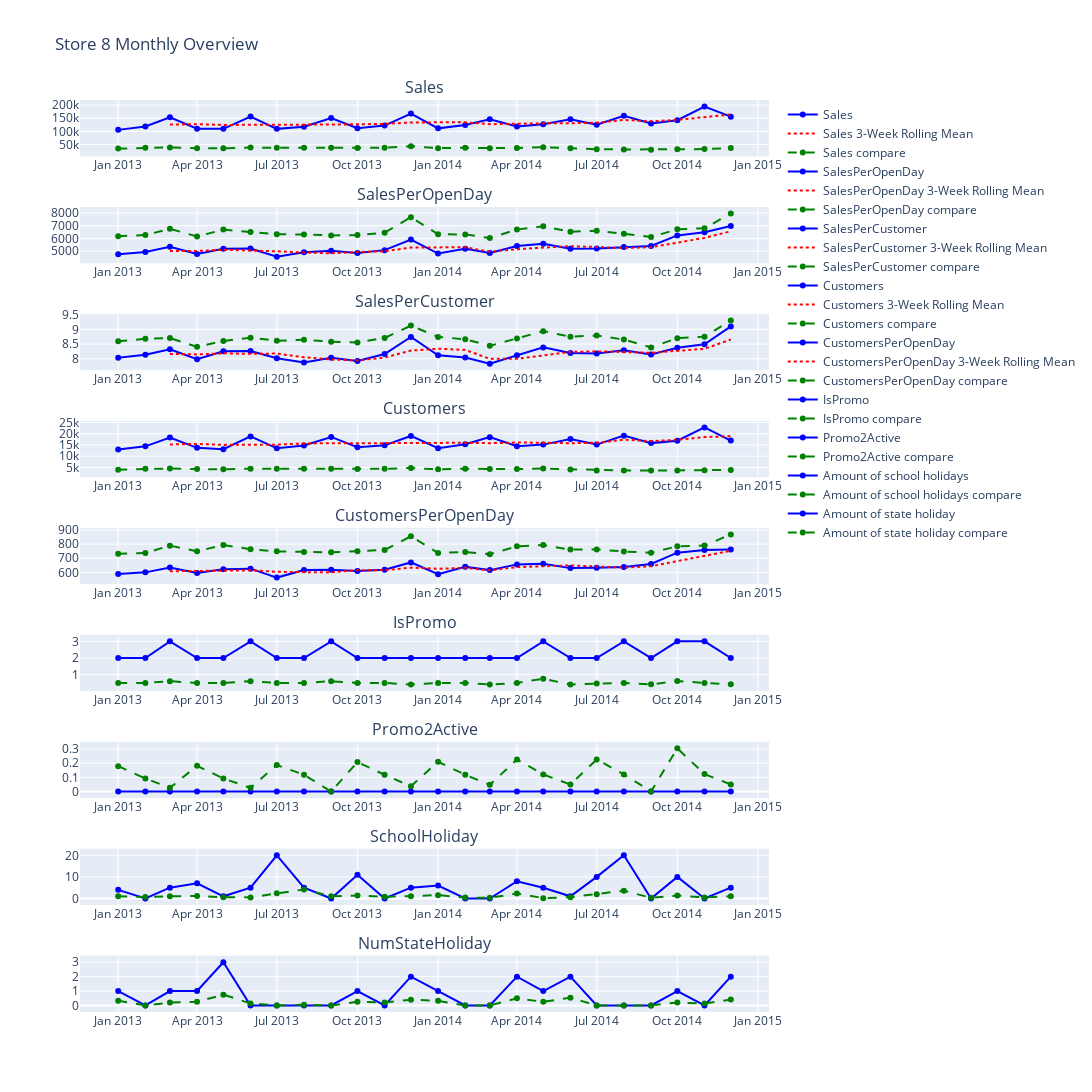

Notebook code for this chart:
### Code cell
df_store = monthly_summary_df_store

df_store_compare = df[(df['Store'] != StoreId) & (df['Date'] >= StartDate) & (df['Date'] <= EndDate) & (df['StoreType'] == StoreType) & (df['Assortment'] == Assortment)]


monthly_summary_df_store_all = df_store_compare.groupby(['Year', 'Month']).agg(
    {
        'Sales': 'mean',
        'SalesPerOpenDay': 'mean',
        'SalesPerCustomer': 'mean',
        'Customers': 'mean',
        'CustomersPerOpenDay': 'mean',
        'IsPromo': 'mean', 
        'Promo2Active': 'mean',
        'SchoolHoliday': 'mean',
        'NumStateHoliday': 'mean'
    }
).reset_index()

# Add a new 'Date' column representing the first day of each month
monthly_summary_df_store_all['Date'] = pd.to_datetime(monthly_summary_df_store_all['Year'].astype(str) + '-' + monthly_summary_df_store_all['Month'].astype(str) + '-01')

# Reorder columns
monthly_summary_df_store_all = monthly_summary_df_store_all[['Date', 'Year', 'Month', 'Sales', 'SalesPerOpenDay', 'SalesPerCustomer', 'Customers', 'CustomersPerOpenDay', 'IsPromo', 'Promo2Active', 'SchoolHoliday', 'NumStateHoliday']]
mean_df = monthly_summary_df_store_all




rolling_mean_window = 3
import warnings

# Suppress all warnings in the current cell
with warnings.catch_warnings():
	warnings.simplefilter("ignore")
	# Calculate the rolling mean for the last X Months for each column
	df_store['Sales_rolling_mean'] = df_store['Sales'].rolling(window=rolling_mean_window).mean()
	df_store['SalesPerOpenDay_rolling_mean'] = df_store['SalesPerOpenDay'].rolling(window=rolling_mean_window).mean()
	df_store['SalesPerCustomer_rolling_mean'] = df_store['SalesPerCustomer'].rolling(window=rolling_mean_window).mean()
	df_store['Customers_rolling_mean'] = df_store['Customers'].rolling(window=rolling_mean_window).mean()
	df_store['CustomersPerOpenDay_rolling_mean'] = df_store['CustomersPerOpenDay'].rolling(window=rolling_mean_window).mean()

# Create a subplot grid
fig = make_subplots(rows=9, cols=1, subplot_titles=('Sales', 'SalesPerOpenDay', 'SalesPerCustomer', 'Customers', 'CustomersPerOpenDay', 'IsPromo', 'Promo2Active', 'SchoolHoliday', 'NumStateHoliday'))

# Add the original and rolling mean plots to the subplot grid
# Sales
fig.add_trace(go.Scatter(x=df_store['Date'], y=df_store['Sales'], mode='lines+markers', name='Sales', line=dict(color='blue')), row=1, col=1)
fig.add_trace(go.Scatter(x=df_store['Date'], y=df_store['Sales_rolling_mean'], mode='lines', name=f'Sales {rolling_mean_window}-Month Rolling Mean', line=dict(dash='dot', color='red')), row=1, col=1)
fig.add_trace(go.Scatter(x=mean_df['Date'], y=mean_df['Sales'], mode='lines+markers', name='Sales compare', line=dict(dash='dash', color='green')), row=1, col=1)

# SalesPerOpenDay
fig.add_trace(go.Scatter(x=df_store['Date'], y=df_store['SalesPerOpenDay'], mode='lines+markers', name='SalesPerOpenDay', line=dict(color='blue')), row=2, col=1)
fig.add_trace(go.Scatter(x=df_store['Date'], y=df_store['SalesPerOpenDay_rolling_mean'], mode='lines', name=f'SalesPerOpenDay {rolling_mean_window}-Month Rolling Mean', line=dict(dash='dot', color='red')), row=2, col=1)
fig.add_trace(go.Scatter(x=mean_df['Date'], y=mean_df['SalesPerOpenDay'], mode='lines+markers', name='SalesPerOpenDay compare', line=dict(dash='dash', color='green')), row=2, col=1)

# SalesPerCustomer
fig.add_trace(go.Scatter(x=df_store['Date'], y=df_store['SalesPerCustomer'], mode='lines+markers', name='SalesPerCustomer', line=dict(color='blue')), row=3, col=1)
fig.add_trace(go.Scatter(x=df_store['Date'], y=df_store['SalesPerCustomer_rolling_mean'], mode='lines', name=f'SalesPerCustomer {rolling_mean_window}-Month Rolling Mean', line=dict(dash='dot', color='red')), row=3, col=1)
fig.add_trace(go.Scatter(x=mean_df['Date'], y=mean_df['SalesPerCustomer'], mode='lines+markers', name='SalesPerCustomer compare', line=dict(dash='dash', color='green')), row=3, col=1)

# Customers
fig.add_trace(go.Scatter(x=df_store['Date'], y=df_store['Customers'], mode='lines+markers', name='Customers', line=dict(color='blue')), row=4, col=1)
fig.add_trace(go.Scatter(x=df_store['Date'], y=df_store['Customers_rolling_mean'], mode='lines', name=f'Customers {rolling_mean_window}-Month Rolling Mean', line=dict(dash='dot', color='red')), row=4, col=1)
fig.add_trace(go.Scatter(x=mean_df['Date'], y=mean_df['Customers'], mode='lines+markers', name='Customers compare', line=dict(dash='dash', color='green')), row=4, col=1)

# CustomersPerOpenDay
fig.add_trace(go.Scatter(x=df_store['Date'], y=df_store['CustomersPerOpenDay'], mode='lines+markers', name='CustomersPerOpenDay', line=dict(color='blue')), row=5, col=1)
fig.add_trace(go.Scatter(x=df_store['Date'], y=df_store['CustomersPerOpenDay_rolling_mean'], mode='lines', name=f'CustomersPerOpenDay {rolling_mean_window}-Month Rolling Mean', line=dict(dash='dot', color='red')), row=5, col=1)
fig.add_trace(go.Scatter(x=mean_df['Date'], y=mean_df['CustomersPerOpenDay'], mode='lines+markers', name='CustomersPerOpenDay compare', line=dict(dash='dash', color='green')), row=5, col=1)

# IsPromo
fig.add_trace(go.Scatter(x=df_store['Date'], y=df_store['IsPromo'], mode='lines+markers', name='IsPromo', line=dict(color='blue')), row=6, col=1)
fig.add_trace(go.Scatter(x=mean_df['Date'], y=mean_df['IsPromo'], mode='lines+markers', name='IsPromo compare', line=dict(dash='dash', color='green')), row=6, col=1)

# Promo2Active
fig.add_trace(go.Scatter(x=df_store['Date'], y=df_store['Promo2Active'], mode='lines+markers', name='Promo2Active', line=dict(color='blue')), row=7, col=1)
fig.add_trace(go.Scatter(x=mean_df['Date'], y=mean_df['Promo2Active'], mode='lines+markers', name='Promo2Active compare', line=dict(dash='dash', color='green')), row=7, col=1)

# SchoolHoliday
fig.add_trace(go.Scatter(x=df_store['Date'], y=df_store['SchoolHoliday'], mode='lines+markers', name='Amount of school holidays', line=dict(color='blue')), row=8, col=1)
fig.add_trace(go.Scatter(x=mean_df['Date'], y=mean_df['SchoolHoliday'], mode='lines+markers', name='Amount of school holidays compare', line=dict(dash='dash', color='green')), row=8, col=1)

# NumStateHoliday
fig.add_trace(go.Scatter(x=df_store['Date'], y=df_store['NumStateHoliday'], mode='lines+markers', name='Amount of state holiday', line=dict(color='blue')), row=9, col=1)
fig.add_trace(go.Scatter(x=mean_df['Date'], y=mean_df['NumStateHoliday'], mode='lines+markers', name='Amount of state holiday compare', line=dict(dash='dash', color='green')), row=9, col=1)

# Update layout (set layout properties and show the legend)
fig.update_layout(height=1800, width=1400, title_text=f"Store {StoreId} Monthly Overview", showlegend=True)

# Show the figure
fig.show()

### Figure 1 — Plotly figure (JSON) as saved in the notebook; plotly's stock layout.template omitted (floating-point values rounded to 4 significant figures)
{"data": [{"line": {"color": "blue"}, "mode": "lines+markers", "name": "Sales", "type": "scatter", "x": ["2013-01-01T00:00:00", "2013-02-01T00:00:00", "2013-03-01T00:00:00", "2013-04-01T00:00:00", "2013-05-01T00:00:00", "2013-06-01T00:00:00", "2013-07-01T00:00:00", "2013-08-01T00:00:00", "2013-09-01T00:00:00", "2013-10-01T00:00:00", "2013-11-01T00:00:00", "2013-12-01T00:00:00", "2014-01-01T00:00:00", "2014-02-01T00:00:00", "2014-03-01T00:00:00", "2014-04-01T00:00:00", "2014-05-01T00:00:00", "2014-06-01T00:00:00", "2014-07-01T00:00:00", "2014-08-01T00:00:00", "2014-09-01T00:00:00", "2014-10-01T00:00:00", "2014-11-01T00:00:00", "2014-12-01T00:00:00"], "xaxis": "x", "y": [105670, 118482, 153377, 110359, 109766, 156291, 109496, 117763, 150759, 112108, 121902, 167861, 111448, 124434, 145886, 118790, 127403, 146246, 125193, 159518, 129691, 142348, 194476, 156122], "yaxis": "y"}, {"line": {"color": "red", "dash": "dot"}, "mode": "lines", "name": "Sales 3-Week Rolling Mean", "type": "scatter", "x": ["2013-01-01T00:00:00", "2013-02-01T00:00:00", "2013-03-01T00:00:00", "2013-04-01T00:00:00", "2013-05-01T00:00:00", "2013-06-01T00:00:00", "2013-07-01T00:00:00", "2013-08-01T00:00:00", "2013-09-01T00:00:00", "2013-10-01T00:00:00", "2013-11-01T00:00:00", "2013-12-01T00:00:00", "2014-01-01T00:00:00", "2014-02-01T00:00:00", "2014-03-01T00:00:00", "2014-04-01T00:00:00", "2014-05-01T00:00:00", "2014-06-01T00:00:00", "2014-07-01T00:00:00", "2014-08-01T00:00:00", "2014-09-01T00:00:00", "2014-10-01T00:00:00", "2014-11-01T00:00:00", "2014-12-01T00:00:00"], "xaxis": "x", "y": [null, null, 125843, 127406, 124500.0, 125472, 125200.0, 127850, 126006, 126900.0, 128300.0, 133957, 133737, 134581, 127256, 129700.0, 130693, 130813, 132900.0, 143700.0, 138134, 143900.0, 155505, 164300.0], "yaxis": "y"}, {"line": {"color": "green", "dash": "dash"}, "mode": "lines+markers", "name": "Sales compare", "type": "scatter", "x": ["2013-01-01T00:00:00", "2013-02-01T00:00:00", "2013-03-01T00:00:00", "2013-04-01T00:00:00", "2013-05-01T00:00:00", "2013-06-01T00:00:00", "2013-07-01T00:00:00", "2013-08-01T00:00:00", "2013-09-01T00:00:00", "2013-10-01T00:00:00", "2013-11-01T00:00:00", "2013-12-01T00:00:00", "2014-01-01T00:00:00", "2014-02-01T00:00:00", "2014-03-01T00:00:00", "2014-04-01T00:00:00", "2014-05-01T00:00:00", "2014-06-01T00:00:00", "2014-07-01T00:00:00", "2014-08-01T00:00:00", "2014-09-01T00:00:00", "2014-10-01T00:00:00", "2014-11-01T00:00:00", "2014-12-01T00:00:00"], "xaxis": "x", "y": [34320.0, 37540.0, 38870.0, 35510.0, 35260.0, 38020.0, 37800.0, 37410.0, 37300.0, 36100.0, 37520.0, 43330.0, 35910.0, 37890.0, 35910.0, 36760.0, 39590.0, 35630.0, 31770.0, 31220.0, 29960.0, 31460.0, 32800.0, 36170.0], "yaxis": "y"}, {"line": {"color": "blue"}, "mode": "lines+markers", "name": "SalesPerOpenDay", "type": "scatter", "x": ["2013-01-01T00:00:00", "2013-02-01T00:00:00", "2013-03-01T00:00:00", "2013-04-01T00:00:00", "2013-05-01T00:00:00", "2013-06-01T00:00:00", "2013-07-01T00:00:00", "2013-08-01T00:00:00", "2013-09-01T00:00:00", "2013-10-01T00:00:00", "2013-11-01T00:00:00", "2013-12-01T00:00:00", "2014-01-01T00:00:00", "2014-02-01T00:00:00", "2014-03-01T00:00:00", "2014-04-01T00:00:00", "2014-05-01T00:00:00", "2014-06-01T00:00:00", "2014-07-01T00:00:00", "2014-08-01T00:00:00", "2014-09-01T00:00:00", "2014-10-01T00:00:00", "2014-11-01T00:00:00", "2014-12-01T00:00:00"], "xaxis": "x2", "y": [4750.0, 4937.0, 5338.0, 4775.0, 5191.0, 5210.0, 4562.0, 4907.0, 5025.0, 4860.0, 5079.0, 5917.0, 4811.0, 5185.0, 4863.0, 5404.0, 5576.0, 5190.0, 5216.0, 5317.0, 5404.0, 6239.0, 6483.0, 6979.0], "yaxis": "y2"}, {"line": {"color": "red", "dash": "dot"}, "mode": "lines", "name": "SalesPerOpenDay 3-Week Rolling Mean", "type": "scatter", "x": ["2013-01-01T00:00:00", "2013-02-01T00:00:00", "2013-03-01T00:00:00", "2013-04-01T00:00:00", "2013-05-01T00:00:00", "2013-06-01T00:00:00", "2013-07-01T00:00:00", "2013-08-01T00:00:00", "2013-09-01T00:00:00", "2013-10-01T00:00:00", "2013-11-01T00:00:00", "2013-12-01T00:00:00", "2014-01-01T00:00:00", "2014-02-01T00:00:00", "2014-03-01T00:00:00", "2014-04-01T00:00:00", "2014-05-01T00:00:00", "2014-06-01T00:00:00", "2014-07-01T00:00:00", "2014-08-01T00:00:00", "2014-09-01T00:00:00", "2014-10-01T00:00:00", "2014-11-01T00:00:00", "2014-12-01T00:00:00"], "xaxis": "x2", "y": [null, null, 5008.0, 5016.0, 5101.0, 5058.0, 4988.0, 4893.0, 4831.0, 4931.0, 4988.0, 5286.0, 5269.0, 5304.0, 4953.0, 5150.0, 5281.0, 5390.0, 5327.0, 5241.0, 5312.0, 5653.0, 6042.0, 6567.0], "yaxis": "y2"}, {"line": {"color": "green", "dash": "dash"}, "mode": "lines+markers", "name": "SalesPerOpenDay compare", "type": "scatter", "x": ["2013-01-01T00:00:00", "2013-02-01T00:00:00", "2013-03-01T00:00:00", "2013-04-01T00:00:00", "2013-05-01T00:00:00", "2013-06-01T00:00:00", "2013-07-01T00:00:00", "2013-08-01T00:00:00", "2013-09-01T00:00:00", "2013-10-01T00:00:00", "2013-11-01T00:00:00", "2013-12-01T00:00:00", "2014-01-01T00:00:00", "2014-02-01T00:00:00", "2014-03-01T00:00:00", "2014-04-01T00:00:00", "2014-05-01T00:00:00", "2014-06-01T00:00:00", "2014-07-01T00:00:00", "2014-08-01T00:00:00", "2014-09-01T00:00:00", "2014-10-01T00:00:00", "2014-11-01T00:00:00", "2014-12-01T00:00:00"], "xaxis": "x2", "y": [6182.0, 6267.0, 6760.0, 6156.0, 6696.0, 6511.0, 6332.0, 6315.0, 6236.0, 6270.0, 6452.0, 7678.0, 6333.0, 6315.0, 6033.0, 6701.0, 6953.0, 6528.0, 6610.0, 6366.0, 6115.0, 6720.0, 6799.0, 7963.0], "yaxis": "y2"}, {"line": {"color": "blue"}, "mode": "lines+markers", "name": "SalesPerCustomer", "type": "scatter", "x": ["2013-01-01T00:00:00", "2013-02-01T00:00:00", "2013-03-01T00:00:00", "2013-04-01T00:00:00", "2013-05-01T00:00:00", "2013-06-01T00:00:00", "2013-07-01T00:00:00", "2013-08-01T00:00:00", "2013-09-01T00:00:00", "2013-10-01T00:00:00", "2013-11-01T00:00:00", "2013-12-01T00:00:00", "2014-01-01T00:00:00", "2014-02-01T00:00:00", "2014-03-01T00:00:00", "2014-04-01T00:00:00", "2014-05-01T00:00:00", "2014-06-01T00:00:00", "2014-07-01T00:00:00", "2014-08-01T00:00:00", "2014-09-01T00:00:00", "2014-10-01T00:00:00", "2014-11-01T00:00:00", "2014-12-01T00:00:00"], "xaxis": "x3", "y": [8.033, 8.14, 8.323, 7.985, 8.254, 8.264, 8.018, 7.875, 8.034, 7.927, 8.164, 8.745, 8.12, 8.046, 7.835, 8.12, 8.389, 8.195, 8.178, 8.288, 8.15, 8.378, 8.491, 9.101], "yaxis": "y3"}, {"line": {"color": "red", "dash": "dot"}, "mode": "lines", "name": "SalesPerCustomer 3-Week Rolling Mean", "type": "scatter", "x": ["2013-01-01T00:00:00", "2013-02-01T00:00:00", "2013-03-01T00:00:00", "2013-04-01T00:00:00", "2013-05-01T00:00:00", "2013-06-01T00:00:00", "2013-07-01T00:00:00", "2013-08-01T00:00:00", "2013-09-01T00:00:00", "2013-10-01T00:00:00", "2013-11-01T00:00:00", "2013-12-01T00:00:00", "2014-01-01T00:00:00", "2014-02-01T00:00:00", "2014-03-01T00:00:00", "2014-04-01T00:00:00", "2014-05-01T00:00:00", "2014-06-01T00:00:00", "2014-07-01T00:00:00", "2014-08-01T00:00:00", "2014-09-01T00:00:00", "2014-10-01T00:00:00", "2014-11-01T00:00:00", "2014-12-01T00:00:00"], "xaxis": "x3", "y": [null, null, 8.165, 8.149, 8.187, 8.168, 8.179, 8.052, 7.976, 7.945, 8.042, 8.279, 8.343, 8.303, 8.0, 8.0, 8.115, 8.235, 8.254, 8.22, 8.205, 8.272, 8.34, 8.657], "yaxis": "y3"}, {"line": {"color": "green", "dash": "dash"}, "mode": "lines+markers", "name": "SalesPerCustomer compare", "type": "scatter", "x": ["2013-01-01T00:00:00", "2013-02-01T00:00:00", "2013-03-01T00:00:00", "2013-04-01T00:00:00", "2013-05-01T00:00:00", "2013-06-01T00:00:00", "2013-07-01T00:00:00", "2013-08-01T00:00:00", "2013-09-01T00:00:00", "2013-10-01T00:00:00", "2013-11-01T00:00:00", "2013-12-01T00:00:00", "2014-01-01T00:00:00", "2014-02-01T00:00:00", "2014-03-01T00:00:00", "2014-04-01T00:00:00", "2014-05-01T00:00:00", "2014-06-01T00:00:00", "2014-07-01T00:00:00", "2014-08-01T00:00:00", "2014-09-01T00:00:00", "2014-10-01T00:00:00", "2014-11-01T00:00:00", "2014-12-01T00:00:00"], "xaxis": "x3", "y": [8.597, 8.679, 8.708, 8.407, 8.607, 8.719, 8.616, 8.646, 8.582, 8.556, 8.709, 9.13, 8.744, 8.665, 8.441, 8.69, 8.941, 8.753, 8.793, 8.655, 8.387, 8.703, 8.752, 9.304], "yaxis": "y3"}, {"line": {"color": "blue"}, "mode": "lines+markers", "name": "Customers", "type": "scatter", "x": ["2013-01-01T00:00:00", "2013-02-01T00:00:00", "2013-03-01T00:00:00", "2013-04-01T00:00:00", "2013-05-01T00:00:00", "2013-06-01T00:00:00", "2013-07-01T00:00:00", "2013-08-01T00:00:00", "2013-09-01T00:00:00", "2013-10-01T00:00:00", "2013-11-01T00:00:00", "2013-12-01T00:00:00", "2014-01-01T00:00:00", "2014-02-01T00:00:00", "2014-03-01T00:00:00", "2014-04-01T00:00:00", "2014-05-01T00:00:00", "2014-06-01T00:00:00", "2014-07-01T00:00:00", "2014-08-01T00:00:00", "2014-09-01T00:00:00", "2014-10-01T00:00:00", "2014-11-01T00:00:00", "2014-12-01T00:00:00"], "xaxis": "x4", "y": [13004, 14390, 18284, 13718, 13127, 18775, 13500, 14781, 18565, 14042, 14839, 19004, 13548, 15349, 18467, 14416, 15158, 17692, 15169, 19140, 15822, 16914, 22772, 16950], "yaxis": "y4"}, {"line": {"color": "red", "dash": "dot"}, "mode": "lines", "name": "Customers 3-Week Rolling Mean", "type": "scatter", "x": ["2013-01-01T00:00:00", "2013-02-01T00:00:00", "2013-03-01T00:00:00", "2013-04-01T00:00:00", "2013-05-01T00:00:00", "2013-06-01T00:00:00", "2013-07-01T00:00:00", "2013-08-01T00:00:00", "2013-09-01T00:00:00", "2013-10-01T00:00:00", "2013-11-01T00:00:00", "2013-12-01T00:00:00", "2014-01-01T00:00:00", "2014-02-01T00:00:00", "2014-03-01T00:00:00", "2014-04-01T00:00:00", "2014-05-01T00:00:00", "2014-06-01T00:00:00", "2014-07-01T00:00:00", "2014-08-01T00:00:00", "2014-09-01T00:00:00", "2014-10-01T00:00:00", "2014-11-01T00:00:00", "2014-12-01T00:00:00"], "xaxis": "x4", "y": [null, null, 15226, 15464, 15043, 15210.0, 15134, 15690.0, 15620.0, 15796, 15820.0, 15960.0, 15797, 15967, 15788, 16080.0, 16010.0, 15760.0, 16010.0, 17330.0, 16710.0, 17292, 18500.0, 18880.0], "yaxis": "y4"}, {"line": {"color": "green", "dash": "dash"}, "mode": "lines+markers", "name": "Customers compare", "type": "scatter", "x": ["2013-01-01T00:00:00", "2013-02-01T00:00:00", "2013-03-01T00:00:00", "2013-04-01T00:00:00", "2013-05-01T00:00:00", "2013-06-01T00:00:00", "2013-07-01T00:00:00", "2013-08-01T00:00:00", "2013-09-01T00:00:00", "2013-10-01T00:00:00", "2013-11-01T00:00:00", "2013-12-01T00:00:00", "2014-01-01T00:00:00", "2014-02-01T00:00:00", "2014-03-01T00:00:00", "2014-04-01T00:00:00", "2014-05-01T00:00:00", "2014-06-01T00:00:00", "2014-07-01T00:00:00", "2014-08-01T00:00:00", "2014-09-01T00:00:00", "2014-10-01T00:00:00", "2014-11-01T00:00:00", "2014-12-01T00:00:00"], "xaxis": "x4", "y": [4048.0, 4410.0, 4550.0, 4312.0, 4176.0, 4471.0, 4474.0, 4419.0, 4436.0, 4312.0, 4407.0, 4812.0, 4182.0, 4461.0, 4336.0, 4302.0, 4529.0, 4154.0, 3717.0, 3670.0, 3622.0, 3685.0, 3804.0, 3934.0], "yaxis": "y4"}, {"line": {"color": "blue"}, "mode": "lines+markers", "name": "CustomersPerOpenDay", "type": "scatter", "x": ["2013-01-01T00:00:00", "2013-02-01T00:00:00", "2013-03-01T00:00:00", "2013-04-01T00:00:00", "2013-05-01T00:00:00", "2013-06-01T00:00:00", "2013-07-01T00:00:00", "2013-08-01T00:00:00", "2013-09-01T00:00:00", "2013-10-01T00:00:00", "2013-11-01T00:00:00", "2013-12-01T00:00:00", "2014-01-01T00:00:00", "2014-02-01T00:00:00", "2014-03-01T00:00:00", "2014-04-01T00:00:00", "2014-05-01T00:00:00", "2014-06-01T00:00:00", "2014-07-01T00:00:00", "2014-08-01T00:00:00", "2014-09-01T00:00:00", "2014-10-01T00:00:00", "2014-11-01T00:00:00", "2014-12-01T00:00:00"], "xaxis": "x5", "y": [587.4, 599.6, 634.3, 594.6, 621.9, 625.8, 562.5, 615.9, 618.8, 609.9, 618.3, 670.3, 586.5, 639.5, 615.6, 656.3, 661.1, 629.7, 632.0, 638, 659.2, 739.2, 759.1, 761.3], "yaxis": "y5"}, {"line": {"color": "red", "dash": "dot"}, "mode": "lines", "name": "CustomersPerOpenDay 3-Week Rolling Mean", "type": "scatter", "x": ["2013-01-01T00:00:00", "2013-02-01T00:00:00", "2013-03-01T00:00:00", "2013-04-01T00:00:00", "2013-05-01T00:00:00", "2013-06-01T00:00:00", "2013-07-01T00:00:00", "2013-08-01T00:00:00", "2013-09-01T00:00:00", "2013-10-01T00:00:00", "2013-11-01T00:00:00", "2013-12-01T00:00:00", "2014-01-01T00:00:00", "2014-02-01T00:00:00", "2014-03-01T00:00:00", "2014-04-01T00:00:00", "2014-05-01T00:00:00", "2014-06-01T00:00:00", "2014-07-01T00:00:00", "2014-08-01T00:00:00", "2014-09-01T00:00:00", "2014-10-01T00:00:00", "2014-11-01T00:00:00", "2014-12-01T00:00:00"], "xaxis": "x5", "y": [null, null, 607.1, 609.5, 616.9, 614.1, 603.4, 601.4, 599.1, 614.9, 615.7, 632.8, 625.0, 632.1, 613.9, 637.1, 644.3, 649.0, 641.0, 633.3, 643.1, 678.8, 719.2, 753.2], "yaxis": "y5"}, {"line": {"color": "green", "dash": "dash"}, "mode": "lines+markers", "name": "CustomersPerOpenDay compare", "type": "scatter", "x": ["2013-01-01T00:00:00", "2013-02-01T00:00:00", "2013-03-01T00:00:00", "2013-04-01T00:00:00", "2013-05-01T00:00:00", "2013-06-01T00:00:00", "2013-07-01T00:00:00", "2013-08-01T00:00:00", "2013-09-01T00:00:00", "2013-10-01T00:00:00", "2013-11-01T00:00:00", "2013-12-01T00:00:00", "2014-01-01T00:00:00", "2014-02-01T00:00:00", "2014-03-01T00:00:00", "2014-04-01T00:00:00", "2014-05-01T00:00:00", "2014-06-01T00:00:00", "2014-07-01T00:00:00", "2014-08-01T00:00:00", "2014-09-01T00:00:00", "2014-10-01T00:00:00", "2014-11-01T00:00:00", "2014-12-01T00:00:00"], "xaxis": "x5", "y": [732.6, 736.5, 789.4, 748.8, 794.5, 763.8, 748.7, 744.8, 741.8, 750.0, 758.4, 855.7, 737.6, 743.7, 728.7, 784.3, 793.2, 761.4, 761.8, 747.9, 738.9, 784.9, 789.9, 869.2], "yaxis": "y5"}, {"line": {"color": "blue"}, "mode": "lines+markers", "name": "IsPromo", "type": "scatter", "x": ["2013-01-01T00:00:00", "2013-02-01T00:00:00", "2013-03-01T00:00:00", "2013-04-01T00:00:00", "2013-05-01T00:00:00", "2013-06-01T00:00:00", "2013-07-01T00:00:00", "2013-08-01T00:00:00", "2013-09-01T00:00:00", "2013-10-01T00:00:00", "2013-11-01T00:00:00", "2013-12-01T00:00:00", "2014-01-01T00:00:00", "2014-02-01T00:00:00", "2014-03-01T00:00:00", "2014-04-01T00:00:00", "2014-05-01T00:00:00", "2014-06-01T00:00:00", "2014-07-01T00:00:00", "2014-08-01T00:00:00", "2014-09-01T00:00:00", "2014-10-01T00:00:00", "2014-11-01T00:00:00", "2014-12-01T00:00:00"], "xaxis": "x6", "y": [2, 2, 3, 2, 2, 3, 2, 2, 3, 2, 2, 2, 2, 2, 2, 2, 3, 2, 2, 3, 2, 3, 3, 2], "yaxis": "y6"}, {"line": {"color": "green", "dash": "dash"}, "mode": "lines+markers", "name": "IsPromo compare", "type": "scatter", "x": ["2013-01-01T00:00:00", "2013-02-01T00:00:00", "2013-03-01T00:00:00", "2013-04-01T00:00:00", "2013-05-01T00:00:00", "2013-06-01T00:00:00", "2013-07-01T00:00:00", "2013-08-01T00:00:00", "2013-09-01T00:00:00", "2013-10-01T00:00:00", "2013-11-01T00:00:00", "2013-12-01T00:00:00", "2014-01-01T00:00:00", "2014-02-01T00:00:00", "2014-03-01T00:00:00", "2014-04-01T00:00:00", "2014-05-01T00:00:00", "2014-06-01T00:00:00", "2014-07-01T00:00:00", "2014-08-01T00:00:00", "2014-09-01T00:00:00", "2014-10-01T00:00:00", "2014-11-01T00:00:00", "2014-12-01T00:00:00"], "xaxis": "x6", "y": [0.5, 0.5, 0.6, 0.5, 0.5, 0.6, 0.5, 0.5, 0.6, 0.5, 0.5, 0.4, 0.5, 0.5, 0.4, 0.5, 0.75, 0.4, 0.4553, 0.4926, 0.4105, 0.6158, 0.4926, 0.4105], "yaxis": "y6"}, {"line": {"color": "blue"}, "mode": "lines+markers", "name": "Promo2Active", "type": "scatter", "x": ["2013-01-01T00:00:00", "2013-02-01T00:00:00", "2013-03-01T00:00:00", "2013-04-01T00:00:00", "2013-05-01T00:00:00", "2013-06-01T00:00:00", "2013-07-01T00:00:00", "2013-08-01T00:00:00", "2013-09-01T00:00:00", "2013-10-01T00:00:00", "2013-11-01T00:00:00", "2013-12-01T00:00:00", "2014-01-01T00:00:00", "2014-02-01T00:00:00", "2014-03-01T00:00:00", "2014-04-01T00:00:00", "2014-05-01T00:00:00", "2014-06-01T00:00:00", "2014-07-01T00:00:00", "2014-08-01T00:00:00", "2014-09-01T00:00:00", "2014-10-01T00:00:00", "2014-11-01T00:00:00", "2014-12-01T00:00:00"], "xaxis": "x7", "y": [0, 0, 0, 0, 0, 0, 0, 0, 0, 0, 0, 0, 0, 0, 0, 0, 0, 0, 0, 0, 0, 0, 0, 0], "yaxis": "y7"}, {"line": {"color": "green", "dash": "dash"}, "mode": "lines+markers", "name": "Promo2Active compare", "type": "scatter", "x": ["2013-01-01T00:00:00", "2013-02-01T00:00:00", "2013-03-01T00:00:00", "2013-04-01T00:00:00", "2013-05-01T00:00:00", "2013-06-01T00:00:00", "2013-07-01T00:00:00", "2013-08-01T00:00:00", "2013-09-01T00:00:00", "2013-10-01T00:00:00", "2013-11-01T00:00:00", "2013-12-01T00:00:00", "2014-01-01T00:00:00", "2014-02-01T00:00:00", "2014-03-01T00:00:00", "2014-04-01T00:00:00", "2014-05-01T00:00:00", "2014-06-01T00:00:00", "2014-07-01T00:00:00", "2014-08-01T00:00:00", "2014-09-01T00:00:00", "2014-10-01T00:00:00", "2014-11-01T00:00:00", "2014-12-01T00:00:00"], "xaxis": "x7", "y": [0.1789, 0.09211, 0.02632, 0.1816, 0.09211, 0.02632, 0.1868, 0.1184, 0, 0.2079, 0.1184, 0.03684, 0.2105, 0.1184, 0.04737, 0.2263, 0.1211, 0.05, 0.2263, 0.1211, 0, 0.3053, 0.1232, 0.05], "yaxis": "y7"}, {"line": {"color": "blue"}, "mode": "lines+markers", "name": "Amount of school holidays", "type": "scatter", "x": ["2013-01-01T00:00:00", "2013-02-01T00:00:00", "2013-03-01T00:00:00", "2013-04-01T00:00:00", "2013-05-01T00:00:00", "2013-06-01T00:00:00", "2013-07-01T00:00:00", "2013-08-01T00:00:00", "2013-09-01T00:00:00", "2013-10-01T00:00:00", "2013-11-01T00:00:00", "2013-12-01T00:00:00", "2014-01-01T00:00:00", "2014-02-01T00:00:00", "2014-03-01T00:00:00", "2014-04-01T00:00:00", "2014-05-01T00:00:00", "2014-06-01T00:00:00", "2014-07-01T00:00:00", "2014-08-01T00:00:00", "2014-09-01T00:00:00", "2014-10-01T00:00:00", "2014-11-01T00:00:00", "2014-12-01T00:00:00"], "xaxis": "x8", "y": [4, 0, 5, 7, 1, 5, 20, 5, 0, 11, 0, 5, 6, 0, 0, 8, 5, 1, 10, 20, 0, 10, 0, 5], "yaxis": "y8"}, {"line": {"color": "green", "dash": "dash"}, "mode": "lines+markers", "name": "Amount of school holidays compare", "type": "scatter", "x": ["2013-01-01T00:00:00", "2013-02-01T00:00:00", "2013-03-01T00:00:00", "2013-04-01T00:00:00", "2013-05-01T00:00:00", "2013-06-01T00:00:00", "2013-07-01T00:00:00", "2013-08-01T00:00:00", "2013-09-01T00:00:00", "2013-10-01T00:00:00", "2013-11-01T00:00:00", "2013-12-01T00:00:00", "2014-01-01T00:00:00", "2014-02-01T00:00:00", "2014-03-01T00:00:00", "2014-04-01T00:00:00", "2014-05-01T00:00:00", "2014-06-01T00:00:00", "2014-07-01T00:00:00", "2014-08-01T00:00:00", "2014-09-01T00:00:00", "2014-10-01T00:00:00", "2014-11-01T00:00:00", "2014-12-01T00:00:00"], "xaxis": "x8", "y": [1.087, 0.7355, 1.008, 1.137, 0.5954, 0.4805, 2.364, 4.178, 1.033, 1.404, 0.7487, 1.046, 1.545, 0.4487, 0.2842, 2.333, 0.1375, 0.6116, 1.912, 3.576, 0.3454, 1.378, 0.4489, 1.076], "yaxis": "y8"}, {"line": {"color": "blue"}, "mode": "lines+markers", "name": "Amount of state holiday", "type": "scatter", "x": ["2013-01-01T00:00:00", "2013-02-01T00:00:00", "2013-03-01T00:00:00", "2013-04-01T00:00:00", "2013-05-01T00:00:00", "2013-06-01T00:00:00", "2013-07-01T00:00:00", "2013-08-01T00:00:00", "2013-09-01T00:00:00", "2013-10-01T00:00:00", "2013-11-01T00:00:00", "2013-12-01T00:00:00", "2014-01-01T00:00:00", "2014-02-01T00:00:00", "2014-03-01T00:00:00", "2014-04-01T00:00:00", "2014-05-01T00:00:00", "2014-06-01T00:00:00", "2014-07-01T00:00:00", "2014-08-01T00:00:00", "2014-09-01T00:00:00", "2014-10-01T00:00:00", "2014-11-01T00:00:00", "2014-12-01T00:00:00"], "xaxis": "x9", "y": [1, 0, 1, 1, 3, 0, 0, 0, 0, 1, 0, 2, 1, 0, 0, 2, 1, 2, 0, 0, 0, 1, 0, 2], "yaxis": "y9"}, {"line": {"color": "green", "dash": "dash"}, "mode": "lines+markers", "name": "Amount of state holiday compare", "type": "scatter", "x": ["2013-01-01T00:00:00", "2013-02-01T00:00:00", "2013-03-01T00:00:00", "2013-04-01T00:00:00", "2013-05-01T00:00:00", "2013-06-01T00:00:00", "2013-07-01T00:00:00", "2013-08-01T00:00:00", "2013-09-01T00:00:00", "2013-10-01T00:00:00", "2013-11-01T00:00:00", "2013-12-01T00:00:00", "2014-01-01T00:00:00", "2014-02-01T00:00:00", "2014-03-01T00:00:00", "2014-04-01T00:00:00", "2014-05-01T00:00:00", "2014-06-01T00:00:00", "2014-07-01T00:00:00", "2014-08-01T00:00:00", "2014-09-01T00:00:00", "2014-10-01T00:00:00", "2014-11-01T00:00:00", "2014-12-01T00:00:00"], "xaxis": "x9", "y": [0.3217, 0, 0.2, 0.25, 0.75, 0.14, 0, 0.04474, 0, 0.25, 0.2026, 0.4, 0.3224, 0, 0, 0.5, 0.25, 0.54, 0, 0, 0, 0.2053, 0.1263, 0.4105], "yaxis": "y9"}], "layout": {"annotations": [{"font": {"size": 16}, "showarrow": false, "text": "Sales", "x": 0.5, "xanchor": "center", "xref": "paper", "y": 1, "yanchor": "bottom", "yref": "paper"}, {"font": {"size": 16}, "showarrow": false, "text": "SalesPerOpenDay", "x": 0.5, "xanchor": "center", "xref": "paper", "y": 0.8827, "yanchor": "bottom", "yref": "paper"}, {"font": {"size": 16}, "showarrow": false, "text": "SalesPerCustomer", "x": 0.5, "xanchor": "center", "xref": "paper", "y": 0.7654, "yanchor": "bottom", "yref": "paper"}, {"font": {"size": 16}, "showarrow": false, "text": "Customers", "x": 0.5, "xanchor": "center", "xref": "paper", "y": 0.6481, "yanchor": "bottom", "yref": "paper"}, {"font": {"size": 16}, "showarrow": false, "text": "CustomersPerOpenDay", "x": 0.5, "xanchor": "center", "xref": "paper", "y": 0.5309, "yanchor": "bottom", "yref": "paper"}, {"font": {"size": 16}, "showarrow": false, "text": "IsPromo", "x": 0.5, "xanchor": "center", "xref": "paper", "y": 0.4136, "yanchor": "bottom", "yref": "paper"}, {"font": {"size": 16}, "showarrow": false, "text": "Promo2Active", "x": 0.5, "xanchor": "center", "xref": "paper", "y": 0.2963, "yanchor": "bottom", "yref": "paper"}, {"font": {"size": 16}, "showarrow": false, "text": "SchoolHoliday", "x": 0.5, "xanchor": "center", "xref": "paper", "y": 0.179, "yanchor": "bottom", "yref": "paper"}, {"font": {"size": 16}, "showarrow": false, "text": "NumStateHoliday", "x": 0.5, "xanchor": "center", "xref": "paper", "y": 0.06173, "yanchor": "bottom", "yref": "paper"}], "height": 1800, "showlegend": true, "title": {"text": "Store 8 Monthly Overview"}, "width": 1400, "xaxis": {"anchor": "y", "domain": [0, 1]}, "xaxis2": {"anchor": "y2", "domain": [0, 1]}, "xaxis3": {"anchor": "y3", "domain": [0, 1]}, "xaxis4": {"anchor": "y4", "domain": [0, 1]}, "xaxis5": {"anchor": "y5", "domain": [0, 1]}, "xaxis6": {"anchor": "y6", "domain": [0, 1]}, "xaxis7": {"anchor": "y7", "domain": [0, 1]}, "xaxis8": {"anchor": "y8", "domain": [0, 1]}, "xaxis9": {"anchor": "y9", "domain": [0, 1]}, "yaxis": {"anchor": "x", "domain": [0.9383, 1]}, "yaxis2": {"anchor": "x2", "domain": [0.821, 0.8827]}, "yaxis3": {"anchor": "x3", "domain": [0.7037, 0.7654]}, "yaxis4": {"anchor": "x4", "domain": [0.5864, 0.6481]}, "yaxis5": {"anchor": "x5", "domain": [0.4691, 0.5309]}, "yaxis6": {"anchor": "x6", "domain": [0.3519, 0.4136]}, "yaxis7": {"anchor": "x7", "domain": [0.2346, 0.2963]}, "yaxis8": {"anchor": "x8", "domain": [0.1173, 0.179]}, "yaxis9": {"anchor": "x9", "domain": [0, 0.06173]}}}
